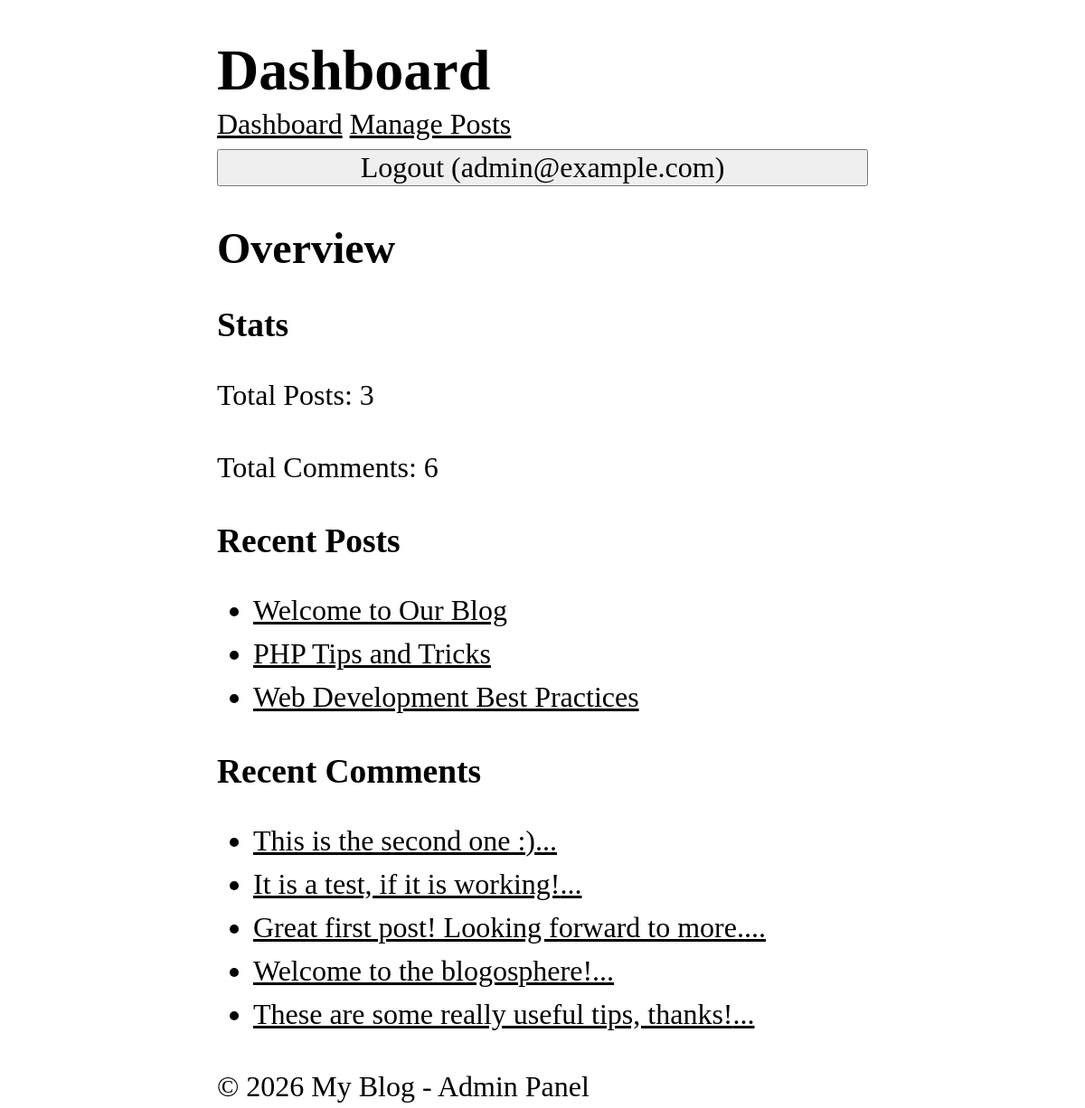
The page /admin/dashboard (signed in) on the database its author committed.
### tables this page shows
CREATE TABLE users (
    id INTEGER PRIMARY KEY AUTOINCREMENT,
    name TEXT NOT NULL,
    email TEXT UNIQUE NOT NULL,
    password TEXT NOT NULL,
    role TEXT NOT NULL DEFAULT 'user',
    created_at DATETIME DEFAULT CURRENT_TIMESTAMP
);

CREATE TABLE posts (
    id INTEGER PRIMARY KEY AUTOINCREMENT,
    title TEXT NOT NULL,
    content TEXT NOT NULL,
    views INTEGER DEFAULT 0,
    user_id INTEGER NOT NULL,
    created_at DATETIME DEFAULT CURRENT_TIMESTAMP,
    FOREIGN KEY (user_id) REFERENCES users (id)
);

CREATE TABLE comments (
    id INTEGER PRIMARY KEY AUTOINCREMENT,
    content TEXT NOT NULL,
    user_id INTEGER NOT NULL,
    post_id INTEGER NOT NULL,
    created_at DATETIME DEFAULT CURRENT_TIMESTAMP,
    FOREIGN KEY (user_id) REFERENCES users (id),
    FOREIGN KEY (post_id) REFERENCES posts (id)
);

### core/View.php (called while the page is built, shortened)
<?php
class View {
    protected static $globals = [];
    public static function share(string $key, mixed $value): void {
        static::$globals[$key] = $value;
    }
    public static function render(string $template, array $data = [], ?string $layout = null): string {
        $data = [...static::$globals, ...$data];
        $content = static::renderTemplate(
            $template,
            $data
        );
        return static::renderLayout($layout, $data, $content);
    }
    protected static function renderTemplate(string $template, array $data): string {
        extract($data);
        $path = dirname(__DIR__). "/app/Views/$template.php";
        require $path;
        return ob_get_clean();
    }
    protected static function renderLayout(?string $template, array $data, string $content): string {
        extract([...$data, 'content' => $content]);
        $path = dirname(__DIR__). "/app/Views/$template.php";
        require $path;
        return ob_get_clean();
    }
}

### app/Controllers/Admin/DashboardController.php (called while the page is built, shortened)
<?php
class DashboardController {
    public function index() {
        $totalPosts = Post::count();
        $totalComments = Comment::count();
        $recentPosts = Post::getRecent(5);
        $recentComments = Comment::getRecent(5);
        return View::render(
            'admin/dashboard/index',
            [
                'totalPosts' => $totalPosts,
                'totalComments'=> $totalComments,
                'recentPosts' => $recentPosts,
                'recentComments' => $recentComments
            ],
            'layouts/admin'
        );
    }
}

### app/Middlewares/Auth.php (called while the page is built, shortened)
<?php
class Auth implements Middleware {
  public function handle(callable $next) {
    $user = ServicesAuth::user();
    return $next();
    }
}

### app/Middlewares/CSRF.php (called while the page is built, shortened)
<?php
class CSRF implements Middleware {
  public function handle(callable $next) {
    return $next();
    }
}

### app/Middlewares/View.php (called while the page is built, shortened)
<?php
class View implements Middleware {
    public function handle(callable $next) {
        CoreView::share('user', Auth::user());
        return $next();
    }
}

### core/App.php (called while the page is built, shortened)
<?php
class App {
    protected static $container = [];
    public static function bind(string $key, mixed $value): void {
        static::$container[$key] = $value;
    }
    public static function get(string $key): mixed {
        return static::$container[$key];
    }
}

### app/Models/Post.php (called while the page is built, shortened)
<?php
class Post extends Model {
    protected static string $table = 'posts';
    public static function getRecent(?int $limit = null, ?int $page = null, ?string $search = null) {
        $db = App::get('database');
        $query = "SELECT * FROM " . static::$table;
        $params = [];
        $query .= " ORDER BY created_at DESC";
        if($limit !== null) {
            $query .= " LIMIT ?";
            $params[] = $limit;
        }
        return $db->fetchAll($query, $params, static::class);
    }
    public static function count(?string $search = null): int {
        $db = App::get('database');
        $query = "SELECT COUNT(*) FROM " . static::$table;
        $params = [];
        return (int) $db->query($query, $params)->fetchColumn();
    }
}

### core/Database.php (called while the page is built, shortened)
<?php
class Database {
    protected $pdo;
    public function __construct(array $config) {
        try {
            $dsn = $this->createDsn($config);
            $username = $config['username'] ?? null;
            $password = $config['password'] ?? null;
            $options = $config['options'] ?? null;
            $this->pdo = new PDO($dsn, $username, $password, $options);
            $this->pdo->setAttribute(PDO::ATTR_ERRMODE, PDO::ERRMODE_EXCEPTION);
        } catch (PDOException $e) {
            throw new Exception("Could not connect to the database");
        }
    }
    protected function createDsn(array $config): string {
        $driver = $config['driver'];
        $dbname = $config['dbname'];
        return match($driver) {
            'sqlite' => "sqlite:$dbname",
            default => throw new Exception("Unsupported database driver: $driver")
        };
    }
    public function query(string $sql, array $params = []): PDOStatement {
        $stmt = $this->pdo->prepare($sql);
        $stmt->execute($params);
        return $stmt;
    }
    public function fetchAll(string $sql, array $params = [], ?string $className = null): array {
        $stmt = $this->query($sql, $params);
        return $className
            ? $stmt->fetchAll(PDO::FETCH_CLASS, $className)
            : $stmt->fetchAll(PDO::FETCH_ASSOC);
    }
    public function fetch(string $sql, array $params = [], ?string $className = null): mixed {
        $stmt = $this->query($sql, $params);
        $stmt->setFetchMode(
            $className ? PDO::FETCH_CLASS : PDO::FETCH_ASSOC, $className
        );
        return $stmt->fetch();
    }
}

### core/Model.php (called while the page is built, shortened)
<?php
abstract class Model {
    protected static string $table;
    public static function find(mixed $id): ?static {
        $db = App::get('database');
        return $db->fetch("SELECT * FROM " . static::$table . " WHERE id = ?", [$id], static::class);
    }
    public static function getRecent(
        ?int $limit = null,
        ?int $page = null
        ) {
        $db = App::get('database');
        $query = "SELECT * FROM " . static::$table;
        $params = [];
        $query .= " ORDER BY created_at DESC";
        if($limit !== null) {
            $query .= " LIMIT ?";
            $params[] = $limit;
        }
        return $db->fetchAll($query, $params, static::class);
    }
    public static function count(): int {
        $db = App::get('database');
        $query = "SELECT COUNT(*) FROM " . static::$table;
        return (int) $db->query($query, [])->fetchColumn();
    }
}

### app/Services/Auth.php (called while the page is built, shortened)
<?php
class Auth {
    protected static $user = null;
    public static function user(): ?User {
        if(static::$user === null) {
            $userId = $_SESSION['user_id'] ?? null;
            static::$user = $userId
                ? User::find($userId)
                : RememberMe::user();
        }
        return static::$user;
    }
}

### public/index.php (called while the page is built, shortened)
<?php
$router = new Router();
$uri = parse_url($_SERVER['REQUEST_URI'], PHP_URL_PATH);
$method = $_SERVER['REQUEST_METHOD'];
$router->dispatch($uri, $method);

### app/Views/admin/dashboard/index.php (the view)
<h2>Overview</h2>
<section>
    <h3>Stats</h3>
    <p>Total Posts: <?= $totalPosts ?></p>
    <p>Total Comments: <?= $totalComments ?></p>
</section>
<section>
    <h3>Recent Posts</h3>
    <ul>
        <?php foreach ($recentPosts as $post): ?>
            <li>
                <a href="/posts/<?= $post->id ?>">
                    <?=  htmlspecialchars($post->title) ?>
                </a>
            </li>
        <?php endforeach ?>
    </ul>
</section>
<section>
    <h3>Recent Comments</h3>
    <ul>
        <?php foreach ($recentComments as $comment): ?>
            <li>
                <a href="/posts/<?= $comment->post_id ?>">
                    <?=  htmlspecialchars(substr($comment->content, 0, 50)) ?>...
                </a>
            </li>
        <?php endforeach ?>
    </ul>
</section>

### app/Views/layouts/admin.php (shortened to what this page needs)
<!DOCTYPE html>
<html lang="en">
<head>
    <link rel="stylesheet" href="/style.css"/>
</head>
<body>
    <header>
        <h1>Dashboard</h1>
    </header>
    <nav>
        <a href="/admin/dashboard">Dashboard</a>
        <a href="/admin/posts">Manage Posts</a>
        <form action="/logout" method="POST">
            <button>Logout (<?= $user->email ?>)</button>
        </form>
    </nav>
    <main>
        <?= $content ?>
    </main>
    <footer>
        <p>&copy; <?=date('Y')?> My Blog - Admin Panel</p>
    </footer>
</body>
</html>

### public/style.css (style rules this page uses)
*, *::before, *::after { box-sizing: border-box; }
html { -moz-text-size-adjust: none; -webkit-text-size-adjust: none; text-size-adjust: none; }
body, h1, h2, h3, h4, p, figure, blockquote, dl, dd { margin-block-end: 0; }
body { min-height: 100vh; line-height: 1.5; max-width: 60%; margin-left: auto; margin-right: auto; font-size: 2em; font-family: Cambria, Cochin, Georgia, Times, 'Times New Roman', serif; }
h1, h2, h3, h4, button, input, label { line-height: 1.1; }
h1, h2, h3, h4 { text-wrap: balance; }
a:not([class]) { text-decoration-skip-ink: auto; color: currentColor; }
input, button, textarea, select { font-family: inherit; font-size: inherit; width: 100%; }

### rows shown on the page
users: email "admin@example.com"
posts: title "Welcome to Our Blog"
posts: title "PHP Tips and Tricks"
posts: title "Web Development Best Practices"
comments: content "This is the second one :)"
comments: content "It is a test, if it is working!"
comments: content "Great first post! Looking forward to more."
comments: content "Welcome to the blogosphere!"
comments: content "These are some really useful tips, thanks!"

### other values the page prints
$totalPosts "3"
$totalComments "6"
